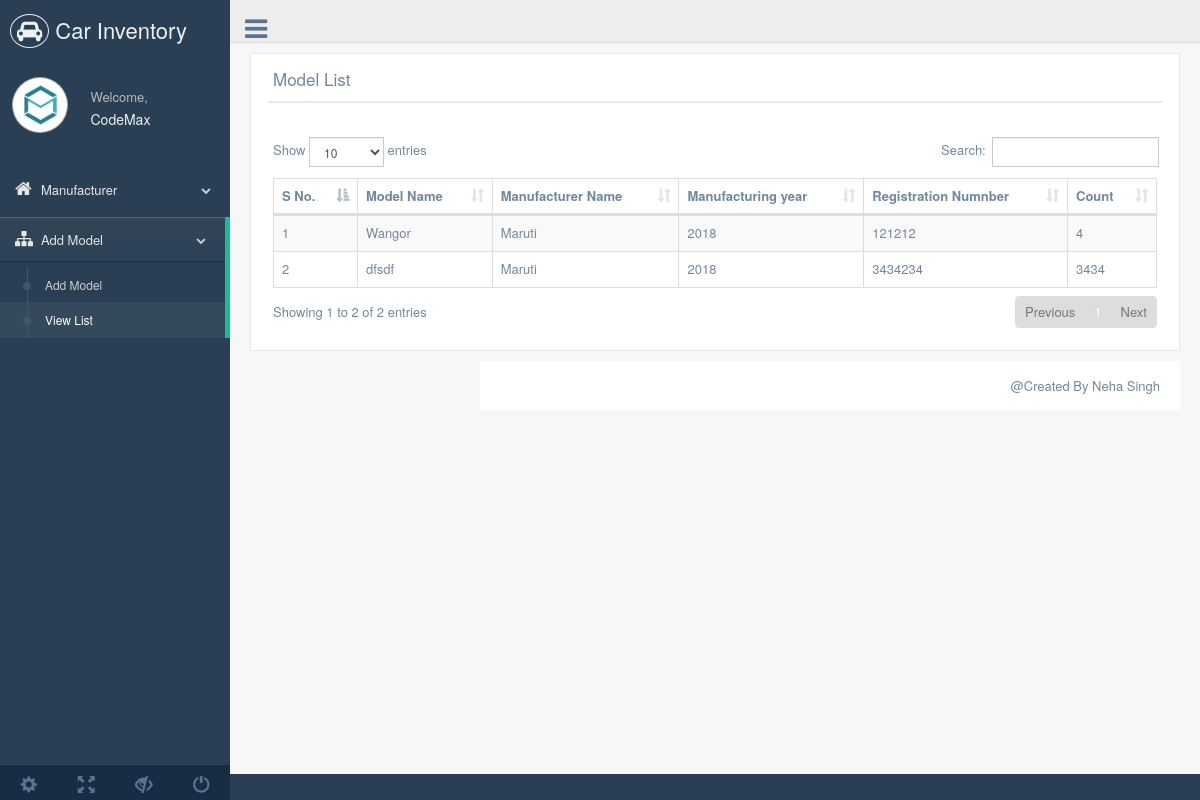
The page /modelModule/list.php on the database its author committed.
### tables this page shows
CREATE TABLE `model` (
  `id` int(11) NOT NULL,
  `model_name` varchar(255) NOT NULL,
  `manufacturer_name` varchar(11) NOT NULL,
  `file_upload_one` varchar(200) DEFAULT NULL,
  `file_upload_second` varchar(200) DEFAULT NULL,
  `color` varchar(255) DEFAULT NULL,
  `manufacturing_year` int(200) NOT NULL,
  `registration_number` int(200) NOT NULL,
  `model_count` int(23) NOT NULL,
  `notes` text
);

CREATE TABLE `manufacturer` (
  `id` int(11) NOT NULL,
  `manufacturer_name` varchar(255) NOT NULL,
  `created_at` timestamp NOT NULL DEFAULT CURRENT_TIMESTAMP,
  `updated_at` timestamp NOT NULL DEFAULT CURRENT_TIMESTAMP
);

### DatabaseConnection.php (called while the page is built, shortened)
<?php
class Database {
	private $_connection;
	private static $_instance;
	private $_host = "localhost";
	private $_username = "root";
	private $_password = "";
	private $_database = "car_inventory";
	public static function getInstance() {
		if(!self::$_instance) {
			self::$_instance = new self();
		}
		return self::$_instance;
	}
	private function __construct() {
		$this->_connection = new mysqli($this->_host, $this->_username,
			$this->_password, $this->_database);
	}
	public function getConnection() {
		return $this->_connection;
	}
}
?>

### modelModule/ModelsModel.php (called while the page is built, shortened)
<?php
Class Model {
	private $mysqli;
    private static $_instance;
    public static function getInstance() {
        if(!self::$_instance) {
            self::$_instance = new self();
        }
        return self::$_instance;
    }
    public function __construct(){
		$this->db = Database::getInstance();
    	$this->mysqli = $this->db->getConnection();
    }
    public function listModelRecords($id= NULL)  {
        $whereClause  = !empty($id) ? 'where md.id = '.$id : '';
    	$this->query = "Select md.id,md.model_name,mf.manufacturer_name,md.manufacturing_year,md.registration_number,md.model_count,md.file_upload_one,md.file_upload_second FROM model md LEFT JOIN manufacturer mf ON md.manufacturer_name = mf.id $whereClause order by md.id desc";
        $result = $this->mysqli->query($this->query);
        $row=mysqli_fetch_all($result,MYSQLI_ASSOC);
        return $row;
    }
}
?>

### modelModule/list.php (the view, shortened to what this page needs)
<!DOCTYPE html>
<html lang="en">
  <head>
    <link href="../vendors/bootstrap/dist/css/bootstrap.min.css" rel="stylesheet">
    <link href="../vendors/font-awesome/css/font-awesome.min.css" rel="stylesheet">
    <link href="../vendors/datatables.net-bs/css/dataTables.bootstrap.min.css" rel="stylesheet">
    <link href="../vendors/datatables.net-buttons-bs/css/buttons.bootstrap.min.css" rel="stylesheet">
    <link href="../vendors/datatables.net-responsive-bs/css/responsive.bootstrap.min.css" rel="stylesheet">
    <link href="../build/css/custom.min.css" rel="stylesheet">
    <link rel="stylesheet" href="../build/css/common.css">
  </head>
<?php
  include '../DatabaseConnection.php';
  include 'ModelsModel.php';
  $model = Model::getInstance();
  $result= $model->listModelRecords();
?>
  <body class="nav-md">
    <div class="container body">
      <div class="main_container">
        <div class="col-md-3 left_col">
          <div class="left_col scroll-view">
            <div class="navbar nav_title" style="border: 0;">
              <a href="/carinventory" class="site_title"><i class="fa fa-car"></i> <span>Car Inventory</span></a>
            </div>
            <div class="profile clearfix">
              <div class="profile_pic">
                <img src="../images/codemax.jpg" alt="..." class="img-circle profile_img">
              </div>
              <div class="profile_info">
                <span>Welcome,</span>
                <h2>CodeMax</h2>
              </div>
            </div>
            <br />
            <div id="sidebar-menu" class="main_menu_side hidden-print main_menu">
              <div class="menu_section">
                <ul class="nav side-menu">
                  <li><a><i class="fa fa-home"></i>Manufacturer<span class="fa fa-chevron-down"></span></a>
                  </li>
                  <li><a><i class="fa fa-sitemap"></i>Add Model<span class="fa fa-chevron-down"></span></a>
                    <ul class="nav child_menu">
                        <li><a href='<?php echo "http://$_SERVER[HTTP_HOST]/carinventory/modelModule/create.php" ?>'>Add Model</a>
                        </li>
                        <li><a href="">View List</a>
                        </li>
                    </ul>
                  </li>
                </ul>
              </div>
            </div>
            <div class="sidebar-footer hidden-small">
              <a data-toggle="tooltip" data-placement="top" title="Settings">
                <span class="glyphicon glyphicon-cog" aria-hidden="true"></span>
              </a>
              <a data-toggle="tooltip" data-placement="top" title="FullScreen">
                <span class="glyphicon glyphicon-fullscreen" aria-hidden="true"></span>
              </a>
              <a data-toggle="tooltip" data-placement="top" title="Lock">
                <span class="glyphicon glyphicon-eye-close" aria-hidden="true"></span>
              </a>
              <a data-toggle="tooltip" data-placement="top" title="Logout" href="login.html">
                <span class="glyphicon glyphicon-off" aria-hidden="true"></span>
              </a>
            </div>
          </div>
        </div>
        <div class="top_nav">
          <div class="nav_menu">
            <nav>
              <div class="nav toggle">
                <a id="menu_toggle"><i class="fa fa-bars"></i></a>
              </div>
            </nav>
          </div>
        </div>
        <div class="right_col" role="main">
          <div class="row">
              <div class="col-md-12 col-sm-12 col-xs-12">
                <div class="x_panel">
                  <div class="x_title">
                    <h2>Model List<small>Car Inventory</small></h2>
                    <div class="clearfix"></div>
                  </div>
                  <div class="x_content">
                    <br />
                    <table id="datatable" class="table table-striped table-bordered sortable">
                      <thead>
                        <tr>
                          <th>S No.</th>
                          <th>Model Name</th>
                          <th>Manufacturer Name</th>
                          <th>Manufacturing year</th>
                          <th>Registration Numnber</th>
                          <th>Count</th>
                        </tr>
                      </thead>
                      <tbody>
                        <?php foreach($result as $key=>$value){ ?>
                        <tr data-toggle="modal" data-target="#exampleModal" id = "id" modelId='<?php echo $value['id']; ?>'>
                          <td><?php echo $key+1; ?></td>
                          <td><?php echo $value['model_name']; ?></td>
                          <td><?php echo $value['manufacturer_name']; ?></td>
                          <td><?php echo $value['manufacturing_year']; ?></td>
                          <td><?php echo $value['registration_number']; ?></td>
                          <td><?php echo $value['model_count']; ?></td>
                        </tr>
                        <?php } ?>
                      </tbody>
                    </table>
                  </div>
                </div>
              </div>
            </div>
        <footer>
          <div class="pull-right">
            @Created By Neha Singh</a>
          </div>
          <div class="clearfix"></div>
        </footer>
      </div>
    </div>
  </body>
</html>

### build/css/common.css (style rules this page uses)
.sortable tr { cursor: pointer; }

### rows shown on the page
model: model_name "Wangor", manufacturer.manufacturer_name "Maruti", manufacturing_year "2018", registration_number "121212", model_count "4"
model: model_name "dfsdf", manufacturer.manufacturer_name "Maruti", manufacturing_year "2018", registration_number "3434234", model_count "3434"
